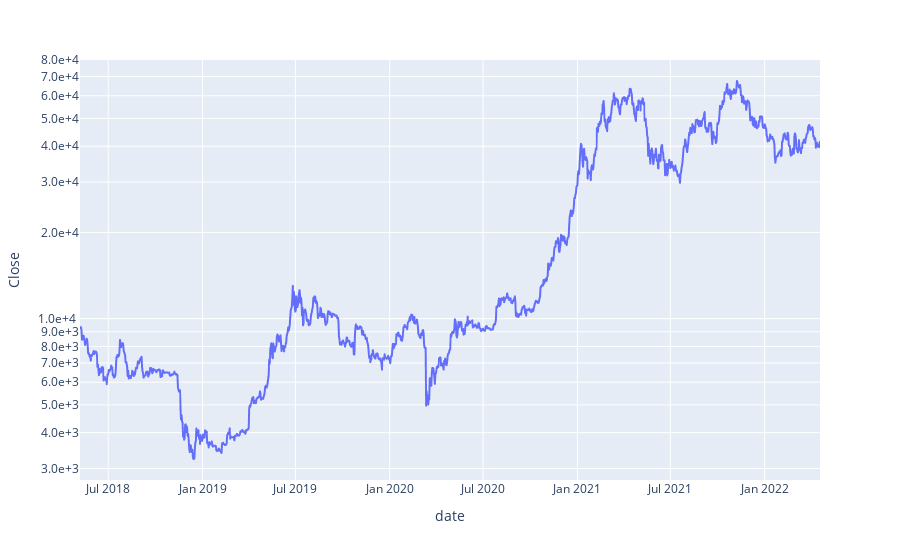

Write notebook code for a chart like this one.
### Code cell
fig = px.line(fng.sort_values(by=['date'], ascending=[True]), x='date', y='Close')
fig.update_yaxes(type='log', tickformat='.1e')
fig

### Figure 1 — Plotly figure (JSON) as saved in the notebook; plotly's stock layout.template omitted (floating-point values rounded to 4 significant figures; data arrays with more than 128 entries replaced by an {"elided": "..."} marker saying what was removed)
{"data": [{"hovertemplate": "date=%{x}<br>Close=%{y}<extra></extra>", "legendgroup": "", "line": {"color": "#636efa", "dash": "solid"}, "marker": {"symbol": "circle"}, "mode": "lines", "name": "", "showlegend": false, "type": "scattergl", "x": {"elided": "1444 str values"}, "xaxis": "x", "y": {"elided": "1444 float values"}, "yaxis": "y"}], "layout": {"legend": {"tracegroupgap": 0}, "margin": {"t": 60}, "xaxis": {"anchor": "y", "domain": [0, 1], "title": {"text": "date"}}, "yaxis": {"anchor": "x", "domain": [0, 1], "tickformat": ".1e", "title": {"text": "Close"}, "type": "log"}}}
